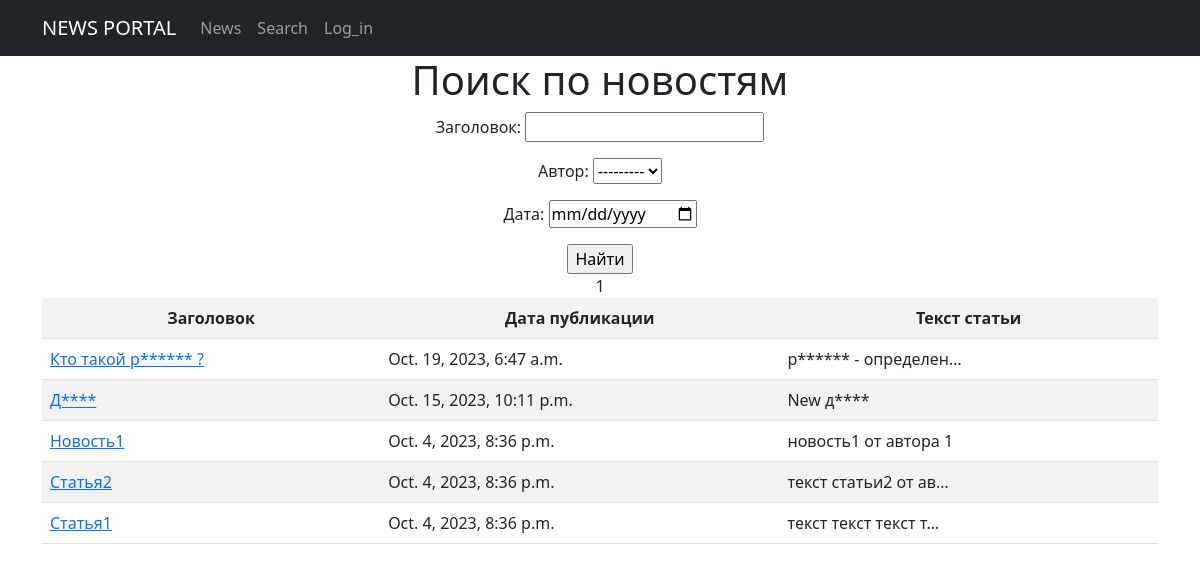
Before: /news/news/search/ with the older database file.
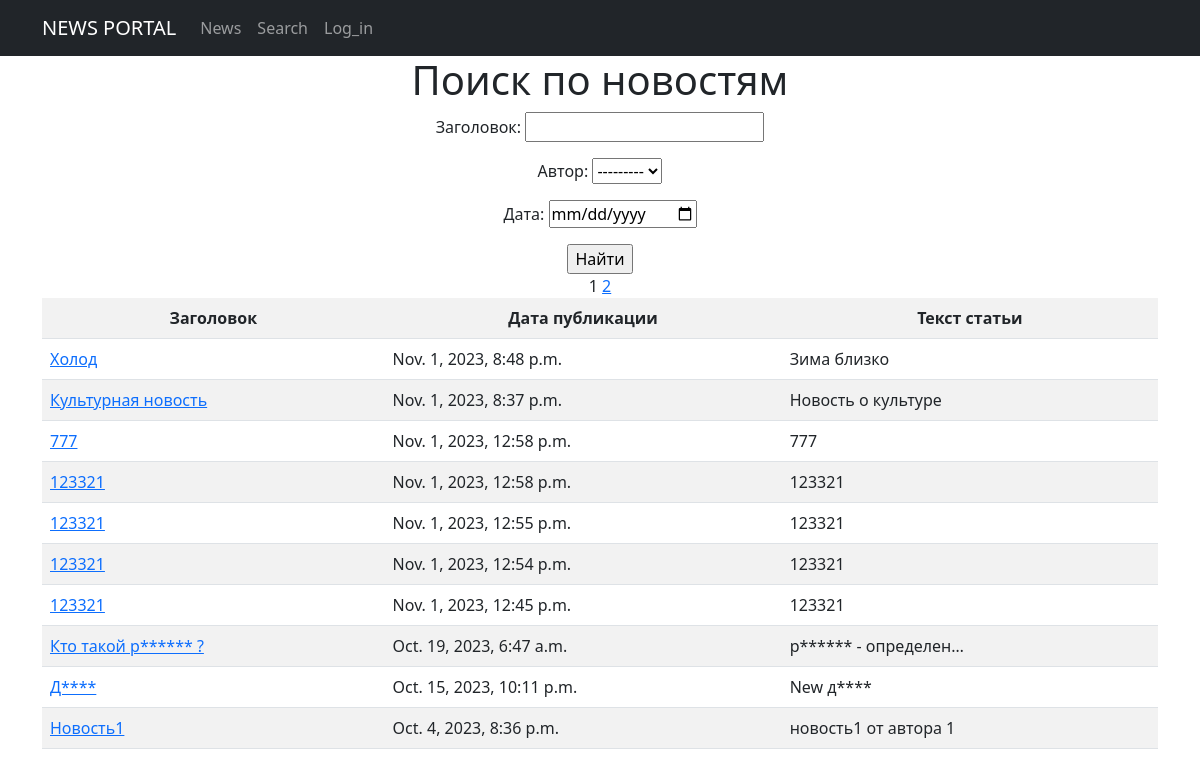
After: the same page with the newer database file.
### news/models.py (models this page shows, shortened)
class Post(models.Model):
    author = models.ForeignKey('Author', on_delete=models.CASCADE)
    categoryType = models.CharField(max_length=80, choices=POST_TYPES, default=news)
    date_create = models.DateTimeField(auto_now_add=True)
    categories = models.ManyToManyField('Category', through='PostCategory')
    title = models.CharField(max_length=150)
    show_title = models.CharField(max_length=100)
    text = models.TextField()
    rating = models.SmallIntegerField(default=0)

### news/views.py (the view)
# urls.py: path('news/search/', Search.as_view(), name='search'),
class Search(ListView):
    model = Post
    ordering = '-date_create'
    categoryType = 'NS'
    template_name = 'search.html'
    context_object_name = 'news'
    paginate_by = paginator_count
    def get_queryset(self):
        queryset = super().get_queryset()
        self.filterset = NewsFilter(self.request.GET, queryset)
        return self.filterset.qs
    def get_context_data(self, **kwargs):
        context = super().get_context_data(**kwargs)
        context['filterset'] = self.filterset
        return context

### news/templatetags/custom_filters.py (called while the page is built)
@register.filter()
def censor(value):
    new_value = value
    if isinstance(value, str):
        for i in bad_words:
            new_value = new_value.replace(i[1:], '*'*(len(i) - 1))
    return new_value

### news/templatetags/custom_tags.py (called while the page is built)
@register.simple_tag(takes_context=True)
def url_replace(context, **kwargs):
   d = context['request'].GET.copy()
   for k, v in kwargs.items():
       d[k] = v
   return d.urlencode()

### templates/search.html (shortened to what this page needs)
{% extends 'flatpages/default.html' %}
{% load static %}
{% load custom_filters %}
{% load custom_tags %}
{% block content %}
<html lang="en">
<h1> Поиск по новостям </h1>
    <form action="" method="get">
       {{ filterset.form.as_p }}
       <input type="submit" value="Найти" />
   </form>
       <table class="table table-striped">
           <tr>
               <td><b>Заголовок</b></td>
               <td><b>Дата публикации</b></td>
               <td><b>Текст статьи</b></td>
           </tr>
           {% for p in news %}
           <tr>
               <td align="left "><a href="{% url 'new_detail' p.pk %}">{{ p.title | censor}}</a></td>
               <td align="left ">{{ p.date_create}} </td>
               <td align="left ">{{ p.text | censor| truncatechars:20}}</td>
           </tr>
           {% endfor %}
           {% if page_obj.has_next %}
               <a href="?{% url_replace page=page_obj.next_page_number %}">{{ page_obj.next_page_number }}</a>
           {% endif %}
           {% endblock content %}

Changed rows visible on the page:
no longer on this page (row unchanged): Post: title|censor "Статья2", date_create "Oct. 4, 2023, 8:36 p.m.", text|censor "текст статьи2 от ав…"
no longer on this page (row unchanged): Post: title|censor "Статья1", date_create "Oct. 4, 2023, 8:36 p.m.", text|censor "текст текст текст т…"
added Post: title|censor "Холод", date_create "Nov. 1, 2023, 8:48 p.m.", text|censor "Зима близко"
added Post: title|censor "Культурная новость", date_create "Nov. 1, 2023, 8:37 p.m.", text|censor "Новость о культуре"
added Post: title|censor "777", date_create "Nov. 1, 2023, 12:58 p.m.", text|censor "777"
added Post: title|censor "123321", date_create "Nov. 1, 2023, 12:58 p.m.", text|censor "123321"
added Post: title|censor "123321", date_create "Nov. 1, 2023, 12:55 p.m.", text|censor "123321"
added Post: title|censor "123321", date_create "Nov. 1, 2023, 12:54 p.m.", text|censor "123321"
added Post: title|censor "123321", date_create "Nov. 1, 2023, 12:45 p.m.", text|censor "123321"
Other visible differences:
{{ page_obj.next_page_number }}: (not shown) → "2"
